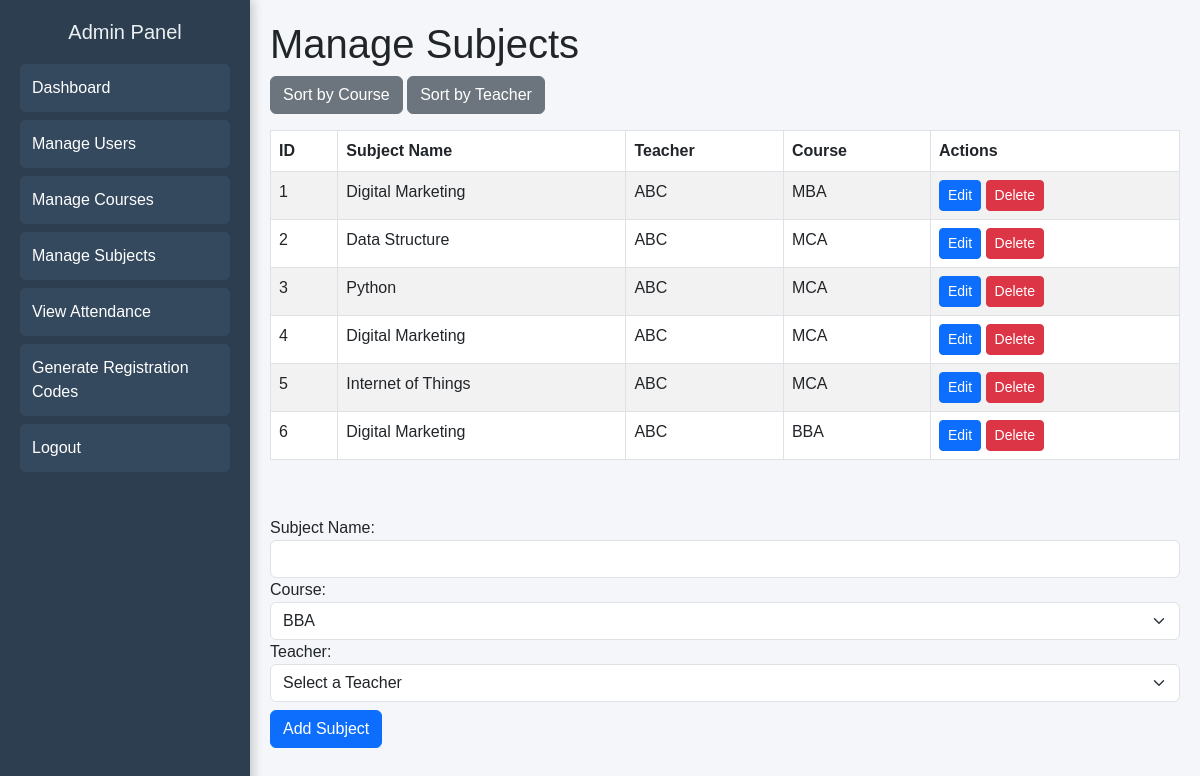
Page /admin/manage_subjects.php (signed in) on the committed database.
### tables this page shows
CREATE TABLE `subjects` (
  `id` int(11) NOT NULL,
  `subject_name` varchar(255) NOT NULL,
  `teacher_id` int(11) NOT NULL,
  `course_id` int(11) NOT NULL
);

CREATE TABLE `users` (
  `id` int(11) NOT NULL,
  `name` varchar(255) NOT NULL,
  `email` varchar(255) NOT NULL,
  `password` varchar(255) NOT NULL,
  `role` enum('admin','teacher','student') NOT NULL,
  `course_id` int(11) DEFAULT NULL
);

CREATE TABLE `courses` (
  `id` int(11) NOT NULL,
  `course_name` varchar(255) NOT NULL
);

### admin/manage_subjects.php (the view, shortened to what this page needs)
<?php
include '../db/db_connect.php';
$courses_query = "SELECT id, course_name FROM courses";
$courses_result = $conn->query($courses_query);
$teachers_query = "SELECT id, name FROM users WHERE role = 'teacher'";
$teachers_result = $conn->query($teachers_query);
$teachers = [];
while ($row = $teachers_result->fetch_assoc()) {
    $teachers[$row['id']] = $row['name'];
}
$subjects_query = "SELECT subjects.id, subjects.subject_name, users.id AS teacher_id, users.name AS teacher_name, courses.course_name
                   FROM subjects
                   JOIN users ON subjects.teacher_id = users.id
                   JOIN courses ON subjects.course_id = courses.id";
$subjects_result = $conn->query($subjects_query);
?>
<!DOCTYPE html>
<html lang="en">
<head>
    <link href="https://cdn.jsdelivr.net/npm/bootstrap@5.3.0/dist/css/bootstrap.min.css" rel="stylesheet">
    <link rel="stylesheet" href="../style/admin_styles.css">
</head>
<body>
    <div class="admin-container">
        <aside class="admin-sidebar">
            <h2>Admin Panel</h2>
            <a href="admin_dashboard.php">Dashboard</a>
            <a href="manage_users.php">Manage Users</a>
            <a href="manage_courses.php">Manage Courses</a>
            <a href="manage_subjects.php" class="active">Manage Subjects</a>
            <a href="view_attendance.php">View Attendance</a>
            <a href="generate_codes.php">Generate Registration Codes</a>
            <a href="logout.php">Logout</a>
        </aside>
        <main class="admin-content">
            <h1>Manage Subjects</h1>
            <button class="btn btn-secondary" id="sortByCourse">Sort by Course</button>
            <button class="btn btn-secondary" id="sortByTeacher">Sort by Teacher</button>
            <table class="table table-bordered table-striped mt-3">
                <thead>
                    <tr>
                        <th>ID</th>
                        <th>Subject Name</th>
                        <th>Teacher</th>
                        <th>Course</th>
                        <th>Actions</th>
                    </tr>
                </thead>
                <tbody id="subject_table">
                    <?php while ($row = $subjects_result->fetch_assoc()) { ?>
                        <tr data-course="<?php echo $row['course_name']; ?>" data-teacher="<?php echo $row['teacher_name']; ?>">
                            <td><?php echo $row['id']; ?></td>
                            <td><?php echo $row['subject_name']; ?></td>
                            <td>
                                <span class="teacher-name"><?php echo $row['teacher_name']; ?></span>
                            </td>
                            <td><?php echo $row['course_name']; ?></td>
                            <td>
                                <button class="btn btn-primary btn-sm edit-teacher">Edit</button>
                                <form method="POST" class="d-inline">
                                    <button type="submit" name="delete_subject" class="btn btn-danger btn-sm">Delete</button>
                                </form>
                            </td>
                        </tr>
                    <?php } ?>
                </tbody>
            </table>
        </main>
    </div>
    <main class="admin-content">
    <form method="POST" class="mb-4">
                <label>Subject Name:</label>
                <input type="text" name="subject_name" class="form-control" required>
                <label>Course:</label>
                <select name="course_id" class="form-select" required>
                    <?php while ($course = $courses_result->fetch_assoc()) { ?>
                        <option value="<?php echo $course['id']; ?>"><?php echo $course['course_name']; ?></option>
                    <?php } ?>
                </select>
                <label>Teacher:</label>
                <select name="teacher_id" class="form-select" required>
    <option value="0" disabled <?php echo empty($row['teacher_id']) ? 'selected' : ''; ?>>Select a Teacher</option>
</select>
                <button type="submit" name="add_subject" class="btn btn-primary mt-2">Add Subject</button>
            </form>
                    </main>
</body>
</html>

### style/admin_styles.css (style rules this page uses)
body { font-family: Arial, sans-serif; margin: 0; padding: 0; background-color: #f4f6f9; }
.admin-sidebar { width: 250px; height: 100vh; background: #2c3e50; padding: 20px; position: fixed; left: 0; top: 0; color: white; box-shadow: 3px 0 10px rgba(0, 0, 0, 0.2); }
.admin-sidebar h2 { font-size: 20px; text-align: center; color: #ecf0f1; margin-bottom: 20px; }
.admin-sidebar a { display: block; padding: 12px; color: white; text-decoration: none; border-radius: 5px; margin-top: 8px; background: #34495e; transition: background 0.3s ease-in-out; }
.admin-content { margin-left: 250px; padding: 20px; }

### rows in the picture
subjects: id "1", subject_name "Digital Marketing", teacher.name "ABC", course.course_name "MBA"
subjects: id "2", subject_name "Data Structure", teacher.name "ABC", course.course_name "MCA"
subjects: id "3", subject_name "Python", teacher.name "ABC", course.course_name "MCA"
subjects: id "4", subject_name "Digital Marketing", teacher.name "ABC", course.course_name "MCA"
subjects: id "5", subject_name "Internet of Things", teacher.name "ABC", course.course_name "MCA"
subjects: id "6", subject_name "Digital Marketing", teacher.name "ABC", course.course_name "BBA"

### other values in the picture
form field course_id "BBA"
